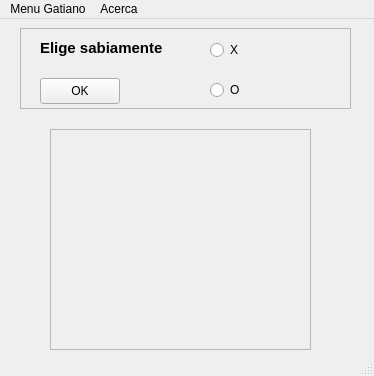
<?xml version="1.0" encoding="UTF-8"?>
<ui version="4.0">
 <class>MainWindow</class>
 <widget class="QMainWindow" name="MainWindow">
  <property name="windowModality">
   <enum>Qt::NonModal</enum>
  </property>
  <property name="geometry">
   <rect>
    <x>0</x>
    <y>0</y>
    <width>374</width>
    <height>376</height>
   </rect>
  </property>
  <property name="windowTitle">
   <string>Juego Gatiano</string>
  </property>
  <property name="windowIcon">
   <iconset resource="pic.qrc">
    <normaloff>:/gato-title.png</normaloff>:/gato-title.png</iconset>
  </property>
  <widget class="QWidget" name="centralwidget">
   <widget class="QFrame" name="frame_tablero">
    <property name="geometry">
     <rect>
      <x>50</x>
      <y>110</y>
      <width>261</width>
      <height>221</height>
     </rect>
    </property>
    <property name="styleSheet">
     <string notr="true">border-image: url(:/tablero_svg.svg);</string>
    </property>
    <property name="frameShape">
     <enum>QFrame::StyledPanel</enum>
    </property>
    <property name="frameShadow">
     <enum>QFrame::Raised</enum>
    </property>
   </widget>
   <widget class="QFrame" name="frame_sel_opcion">
    <property name="geometry">
     <rect>
      <x>20</x>
      <y>9</y>
      <width>331</width>
      <height>81</height>
     </rect>
    </property>
    <property name="frameShape">
     <enum>QFrame::StyledPanel</enum>
    </property>
    <property name="frameShadow">
     <enum>QFrame::Raised</enum>
    </property>
    <widget class="QLabel" name="label_elige">
     <property name="geometry">
      <rect>
       <x>20</x>
       <y>0</y>
       <width>131</width>
       <height>41</height>
      </rect>
     </property>
     <property name="text">
      <string>&lt;html&gt;&lt;head/&gt;&lt;body&gt;&lt;p&gt;&lt;span style=&quot; font-size:11pt; font-weight:700;&quot;&gt;Elige sabiamente&lt;/span&gt;&lt;/p&gt;&lt;/body&gt;&lt;/html&gt;</string>
     </property>
    </widget>
    <widget class="QRadioButton" name="radioButtonX">
     <property name="geometry">
      <rect>
       <x>190</x>
       <y>10</y>
       <width>41</width>
       <height>24</height>
      </rect>
     </property>
     <property name="text">
      <string>X</string>
     </property>
    </widget>
    <widget class="QRadioButton" name="radioButtonO">
     <property name="geometry">
      <rect>
       <x>190</x>
       <y>50</y>
       <width>41</width>
       <height>24</height>
      </rect>
     </property>
     <property name="text">
      <string>O</string>
     </property>
    </widget>
    <widget class="QPushButton" name="pushButtonOK">
     <property name="geometry">
      <rect>
       <x>20</x>
       <y>50</y>
       <width>80</width>
       <height>26</height>
      </rect>
     </property>
     <property name="text">
      <string>OK</string>
     </property>
    </widget>
    <widget class="QLabel" name="label_gato_logo">
     <property name="geometry">
      <rect>
       <x>250</x>
       <y>10</y>
       <width>71</width>
       <height>61</height>
      </rect>
     </property>
     <property name="styleSheet">
      <string notr="true">border-image: url(:/gato-negro.png);</string>
     </property>
     <property name="text">
      <string/>
     </property>
    </widget>
   </widget>
  </widget>
  <widget class="QMenuBar" name="menubar">
   <property name="geometry">
    <rect>
     <x>0</x>
     <y>0</y>
     <width>374</width>
     <height>23</height>
    </rect>
   </property>
   <widget class="QMenu" name="menuMenu_Gatiano">
    <property name="title">
     <string>Menu Gatiano</string>
    </property>
    <addaction name="actionSair"/>
   </widget>
   <widget class="QMenu" name="menuAcerca">
    <property name="title">
     <string>Acerca</string>
    </property>
    <addaction name="actionJuego_Gatiano"/>
    <addaction name="actionQt_Framwork"/>
    <addaction name="separator"/>
    <addaction name="actionFreepik_2"/>
   </widget>
   <addaction name="menuMenu_Gatiano"/>
   <addaction name="menuAcerca"/>
  </widget>
  <widget class="QStatusBar" name="statusbar"/>
  <action name="actionSair">
   <property name="text">
    <string>Salir</string>
   </property>
  </action>
  <action name="actionJuego_Gatiano">
   <property name="text">
    <string>Juego Gatiano</string>
   </property>
  </action>
  <action name="actionQt_Framwork">
   <property name="text">
    <string>Qt Framwork</string>
   </property>
  </action>
  <action name="actionFreepik">
   <property name="text">
    <string>Freepik</string>
   </property>
  </action>
  <action name="actionFreepik_2">
   <property name="text">
    <string>Freepik</string>
   </property>
  </action>
 </widget>
 <resources>
  <include location="pic.qrc"/>
 </resources>
 <connections/>
</ui>
